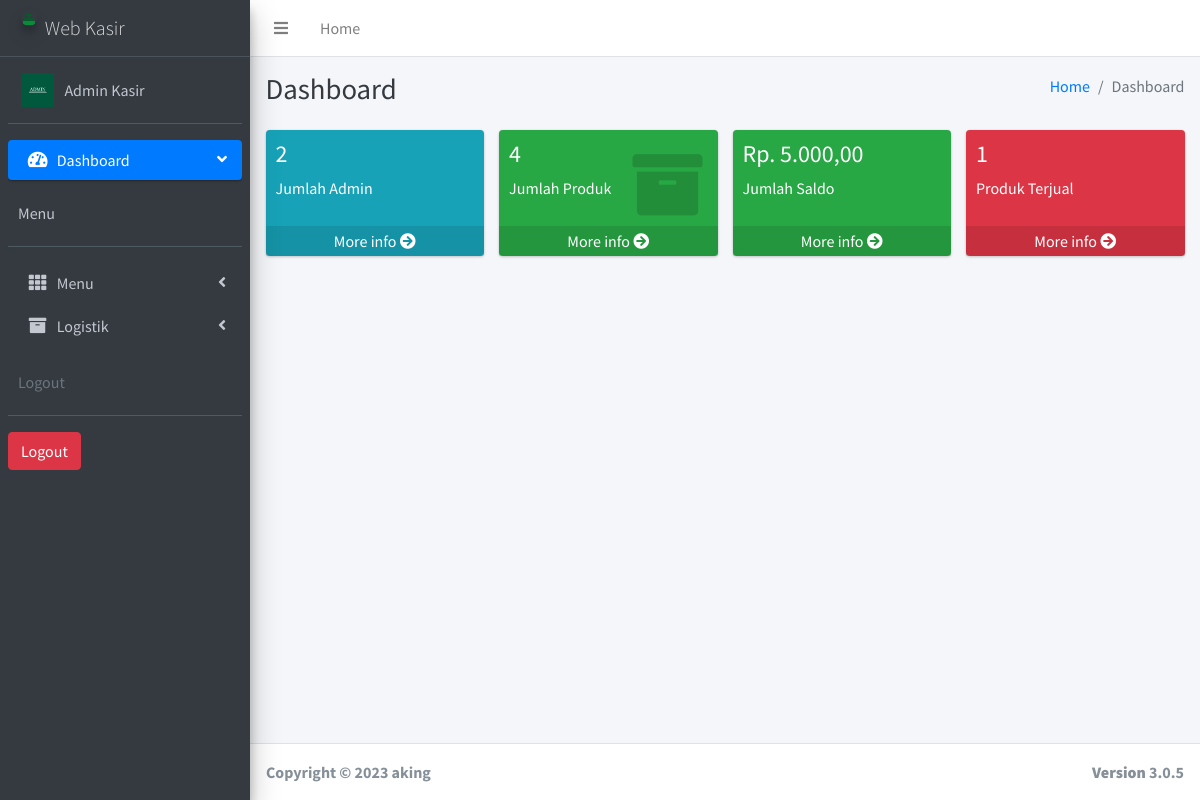
Page /web-kasir/admin/index.php (signed in) on the committed database.
### tables this page shows
CREATE TABLE `tb_user` (
  `id` int(11) NOT NULL,
  `username` text NOT NULL,
  `password` text NOT NULL,
  `nama` text NOT NULL,
  `level` text NOT NULL,
  `foto` varchar(255) NOT NULL
);

### web-kasir/admin/comp/header_a.php (the view, shortened to what this page needs)
<?php require 'fungsi/fungsi.php'; ?>
<?php foreach (summon_admin() as $key): ?>
<!DOCTYPE html>
<html>
<head>
  <link rel="stylesheet" href="<?= url() ?>plugins/fontawesome-free/css/all.min.css">
  <link rel="stylesheet" href="https://code.ionicframework.com/ionicons/2.0.1/css/ionicons.min.css">
  <link rel="stylesheet" href="<?= url() ?>plugins/tempusdominus-bootstrap-4/css/tempusdominus-bootstrap-4.min.css">
  <link rel="stylesheet" href="<?= url() ?>plugins/icheck-bootstrap/icheck-bootstrap.min.css">
  <link rel="stylesheet" href="<?= url() ?>plugins/jqvmap/jqvmap.min.css">
  <link rel="stylesheet" href="<?= url() ?>dist/css/adminlte.min.css">
  <link rel="stylesheet" href="<?= url() ?>plugins/overlayScrollbars/css/OverlayScrollbars.min.css">
  <link rel="stylesheet" href="<?= url() ?>plugins/daterangepicker/daterangepicker.css">
  <link rel="stylesheet" href="<?= url() ?>plugins/summernote/summernote-bs4.css">
</head>
<body class="hold-transition sidebar-mini layout-fixed">
<div class="wrapper">
  <nav class="main-header navbar navbar-expand navbar-white navbar-light">
    <ul class="navbar-nav">
      <li class="nav-item">
        <a class="nav-link" data-widget="pushmenu" href="#" role="button"><i class="fas fa-bars"></i></a>
      </li>
      <li class="nav-item d-none d-sm-inline-block">
        <a href="index.php" class="nav-link">Home</a>
      </li>
    </ul>
  </nav>
  <aside class="main-sidebar sidebar-dark-primary elevation-4">
    <a href="index.php" class="brand-link">
      <img src="<?= url()?>img/logo_kasir_kita.png" alt="AdminLTE Logo" class="brand-image img-circle elevation-3"
           style="opacity: .8">
      <span class="brand-text font-weight-light">Web Kasir</span>
    </a>
    <div class="sidebar">
      <div class="user-panel mt-3 pb-3 mb-3 d-flex">
        <div class="image">
          <?php
          if ($key['foto']!= '') {
                        echo '<img src="img/'.$key['foto'].'" height="150">';
                      }else{
                        echo '<img src="img/user_logo.png" height="150">';
                      }
           ?>
        </div>
        <div class="info">
          <a href="index.php?m=admin&s=detail" class="d-block" ><?= $key['nama'];?></a>
        </div>
      </div>
      <nav class="mt-2">
        <ul class="nav nav-pills nav-sidebar flex-column" data-widget="treeview" role="menu" data-accordion="false">
          <li class="nav-item has-treeview menu-open">
            <a href="index.php" class="nav-link active">
              <i class="nav-icon fas fa-tachometer-alt"></i>
              <p>
                Dashboard
                <i class="right fas fa-angle-left"></i>
              </p>
            </a>
          <div class="user-panel mt-3 pb-3 mb-3 d-flex">
        <div class="info">
          <a href="#" class="d-block">Menu</a>
        </div>
      </div>
          </li>
          <li class="nav-item has-treeview">
            <a href="#" class="nav-link">
              <i class="nav-icon fas fa-th"></i>
              <p>
                Menu
                <i class="fas fa-angle-left right"></i>
              </p>
            </a>
          </li>
          <li class="nav-item has-treeview">
            <a href="#" class="nav-link">
              <i class="nav-icon fa fa-archive"></i>
              <p>
                Logistik
                <i class="fas fa-angle-left right"></i>
              </p>
            </a>
          </li>
          <div class="user-panel mt-3 pb-3 mb-3 d-flex">
        <div class="info">
          <span class="d-block text-gray">Logout</span>
        </div>
      </div>
      <a href="logout.php"><button class="btn btn-danger">Logout</button></a>
        </ul>
      </nav>
    </div>
  </aside>
  <?php endforeach; ?>

### rows in the picture
tb_user: foto (picture), nama "Admin Kasir"

### other values in the picture
$key['jadmin'] "2"
$row['jproduk'] "4"
rupiah($row['jtotal']) "Rp. 5.000,00"
$row['jbeli'] "1"
